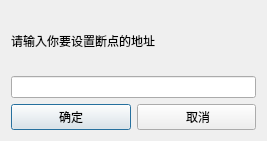
<?xml version="1.0" encoding="UTF-8"?>
<ui version="4.0">
 <class>Dialog_breakpoint</class>
 <widget class="QDialog" name="Dialog_breakpoint">
  <property name="geometry">
   <rect>
    <x>0</x>
    <y>0</y>
    <width>267</width>
    <height>141</height>
   </rect>
  </property>
  <property name="windowTitle">
   <string>Dialog</string>
  </property>
  <layout class="QGridLayout" name="gridLayout_2">
   <item row="0" column="0">
    <layout class="QGridLayout" name="gridLayout">
     <item row="0" column="0">
      <layout class="QVBoxLayout" name="verticalLayout">
       <item>
        <widget class="QLabel" name="label">
         <property name="text">
          <string>请输入你要设置断点的地址</string>
         </property>
        </widget>
       </item>
       <item>
        <widget class="QLineEdit" name="lineEdit"/>
       </item>
      </layout>
     </item>
     <item row="1" column="0">
      <layout class="QHBoxLayout" name="horizontalLayout">
       <item>
        <widget class="QPushButton" name="Button_ok">
         <property name="text">
          <string>确定</string>
         </property>
        </widget>
       </item>
       <item>
        <widget class="QPushButton" name="pushButton_cancel">
         <property name="text">
          <string> 取消</string>
         </property>
        </widget>
       </item>
      </layout>
     </item>
    </layout>
   </item>
  </layout>
 </widget>
 <resources/>
 <connections>
  <connection>
   <sender>pushButton_cancel</sender>
   <signal>clicked()</signal>
   <receiver>Dialog_breakpoint</receiver>
   <slot>reject()</slot>
   <hints>
    <hint type="sourcelabel">
     <x>295</x>
     <y>221</y>
    </hint>
    <hint type="destinationlabel">
     <x>199</x>
     <y>149</y>
    </hint>
   </hints>
  </connection>
 </connections>
</ui>
